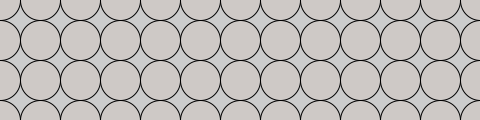
Frame 1 (no input)
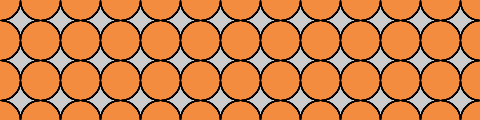
Frame 60 (the mouse pressed at the canvas centre just before this capture)
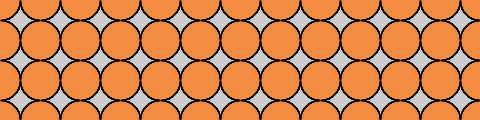
Frame 120 (the mouse held since frame 60 and released just before this capture)

The Processing sketch that drew these frames (run headless with seeded random() and noise(); from frame 60 on, the mouse is pressed at the canvas centre):

// Processing sketch: processing_23012
// ── processing_23012.pde

void setup(){
size(480,120);
smooth();     
}
void draw() {
if (mouseX < 400) {
for (int y = 0; y <= height; y +=40) {
for (int x = 0; x <= width; x += 40) {
fill (255,140,60,10); 
ellipse (x, y, 40, 40);
}
}
}
else {
strokeWeight(8);
line ( 20,20, 120,300);
}
}

      
                                
